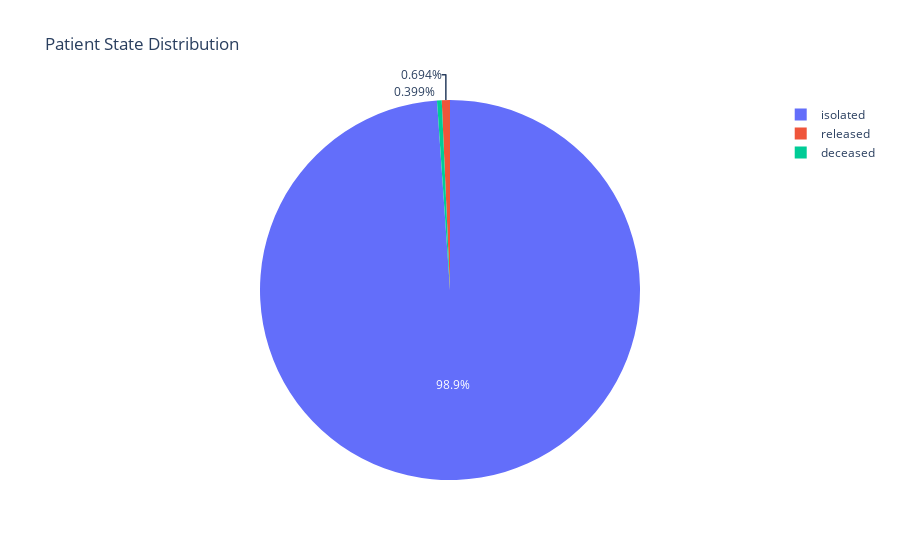

Write notebook code for a chart like this one.
### Code cell
patient_state_no_null_df = patient_df['state'].dropna()

fig = px.pie(patient_state_no_null_df, names='state', title='Patient State Distribution')
fig.show()

### Figure 1 — Plotly figure (JSON) as saved in the notebook; plotly's stock layout.template omitted (floating-point values rounded to 4 significant figures; data arrays with more than 128 entries replaced by an {"elided": "..."} marker saying what was removed)
{"data": [{"domain": {"x": [0, 1], "y": [0, 1]}, "hoverlabel": {"namelength": 0}, "hovertemplate": "state=%{label}", "labels": {"elided": "5765 str values"}, "legendgroup": "", "name": "", "showlegend": true, "type": "pie"}], "layout": {"legend": {"tracegroupgap": 0}, "title": {"text": "Patient State Distribution"}}}
